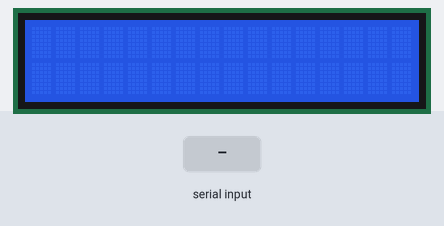
The sketch below on a simulated Arduino Uno, built with avr-gcc and run on an emulated ATmega328P. Shown: 16×2 character LCD. Inputs (shaded band) come from the test bench. What the sketch prints to the serial monitor is not drawn.

Above: at 1.2 s.
1.3 s: "1\n" received over Serial
3.8 s: "90,45\n" received over Serial
At 6.0 s:
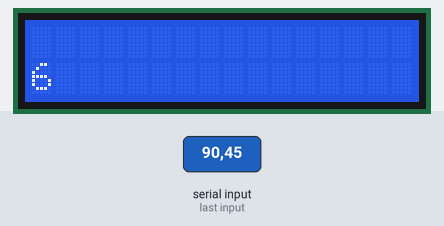
6.3 s: "2\n" received over Serial
At 7.2 s:
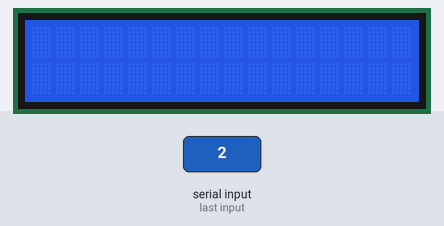
7.8 s: "30,150\n" received over Serial
At 9.1 s:
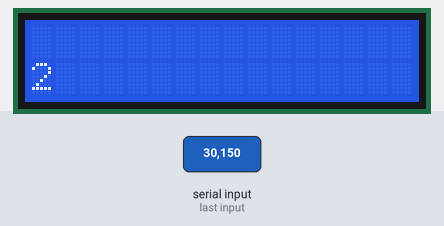
Timing chart, 0 to 10.8 s (numbered marks = the images above; inputs shaded):
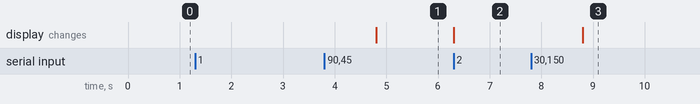

Measured:
- after the input at 1.3 s, every drawn part: stays the same
- after the input at 3.8 s, the display: changes after 1.0 s (image 1)
- after the input at 6.3 s, the display: changes at once (image 2)
- after the input at 7.8 s, the display: changes after 1.0 s (image 3)

The sketch:

Raspberry_Pi_Pico_Vigenere_C_plus_plus.ino
```cpp
// Vigenere cipher on Raspberry Pi Pico C++
// Ported by Maxim Bortnikov
// For more information please visit: https://github.com/Northstrix/Vigenere-Cipher-on-Raspberry-Pi-Pico-C-plus-plus
#include <LiquidCrystal.h>
const int rs = 12, en = 11, d4 = 2, d5 = 3, d6 = 4, d7 = 5;
LiquidCrystal lcd(rs, en, d4, d5, d6, d7);
// Function to convert the "ASCII mess" to the readable string
void asciiToSentence(String str, int len, int row)
{
    int num = 0;
    for (int i = 0, p = 0; i < len; i++) {

        // Append the current digit
        num = num * 10 + (str[i] - '0');

        // If num is within the required range
        if (num >= 32 && num <= 122) {

            // Convert num to char
            char ch = (char)num;
            Serial.print(ch);
            lcd.setCursor(p,row);
            // Print the data on display
            lcd.print(ch);
            p++;

            // Reset num to 0
            num = 0;
        }
    }
  Serial.println("");
}

// Encryption Function
String get_encryption(String pt, String k){

    String ct = "";
    for(int i=0;i<pt.length();i++)
        ct += (char) (((int)pt[i]-'A' + (int)k[i]-'A') % 26) + 'A';

    return ct;
}

// Decryption Function
String get_decryption(String ct, String k){

    String pt = "";
    for(int i=0;i<ct.length();i++)
        pt += (char) ((((int)ct[i]- 'A' - (k[i] -'A')) + 26) % 26) + 'A';

    return pt;
}

void setup() {
  Serial.begin(115200);
  lcd.begin(16,2);  /* Initialize 16x2 LCD */
  lcd.clear();  /* Clear the LCD */
}

void loop() {
    int x;
     while (x) {
        Serial.println("");
        Serial.println("What are you going to do?");
        Serial.println("1.Encrypt");
        Serial.println("2.Decrypt");
        while (!Serial.available()) {}
        x = Serial.parseInt();
       if (x == 1) {
       lcd.clear();
       String plaintext;
       String key;
       Serial.println("Enter the plaintext");
       while (!Serial.available()) {}
       plaintext = Serial.readString();
       Serial.println("Enter the key");
       while (!Serial.available()) {}
       key = Serial.readString();
       Serial.print("Ciphertext:");
       // Function call to encode the data
       String ciphertext = get_encryption(plaintext, key);
       // Print plaintext on display
       lcd.setCursor(0,0);
       lcd.print(plaintext);
       int clen = ciphertext.length();
       asciiToSentence(ciphertext, clen, 1);
       delay(1000);
       }

       if (x == 2) {
       lcd.clear();
       String ciphertext;
       String key;
       Serial.println("Enter the ciphertext");
       while (!Serial.available()) {}
       ciphertext = Serial.readString();
       Serial.println("Enter the key");
       while (!Serial.available()) {}
       key = Serial.readString();
       Serial.print("Plaintext:");
       // Function call to decode the data
       String plaintext = get_decryption(ciphertext, key);
       // Print plaintext on display
       lcd.setCursor(0,0);
       lcd.print(ciphertext);
       int plen = plaintext.length();
       asciiToSentence(plaintext, plen, 1);
       delay(1000);
       }
    }
}
```
